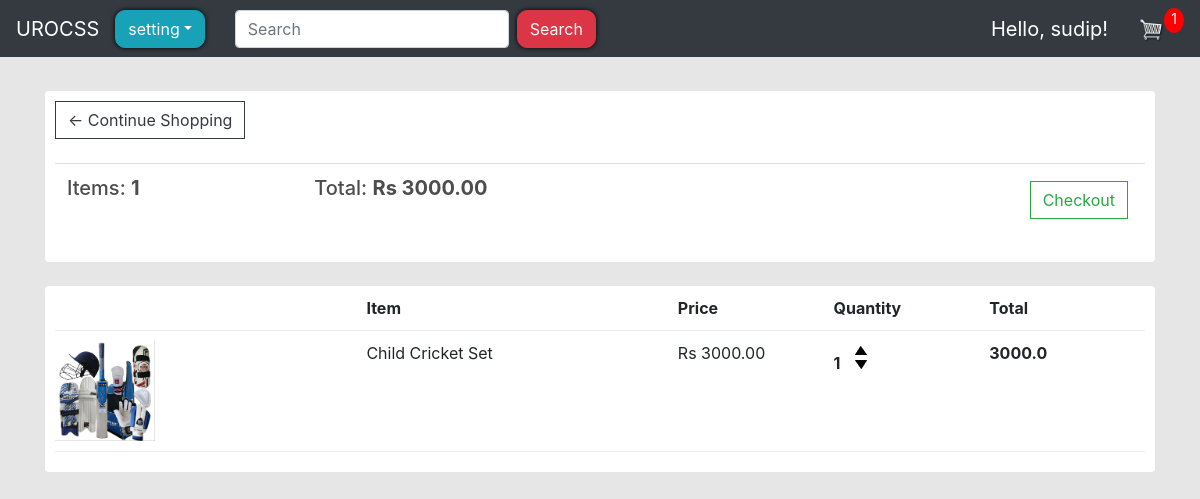
The app's page /cart/ (signed in), older data.
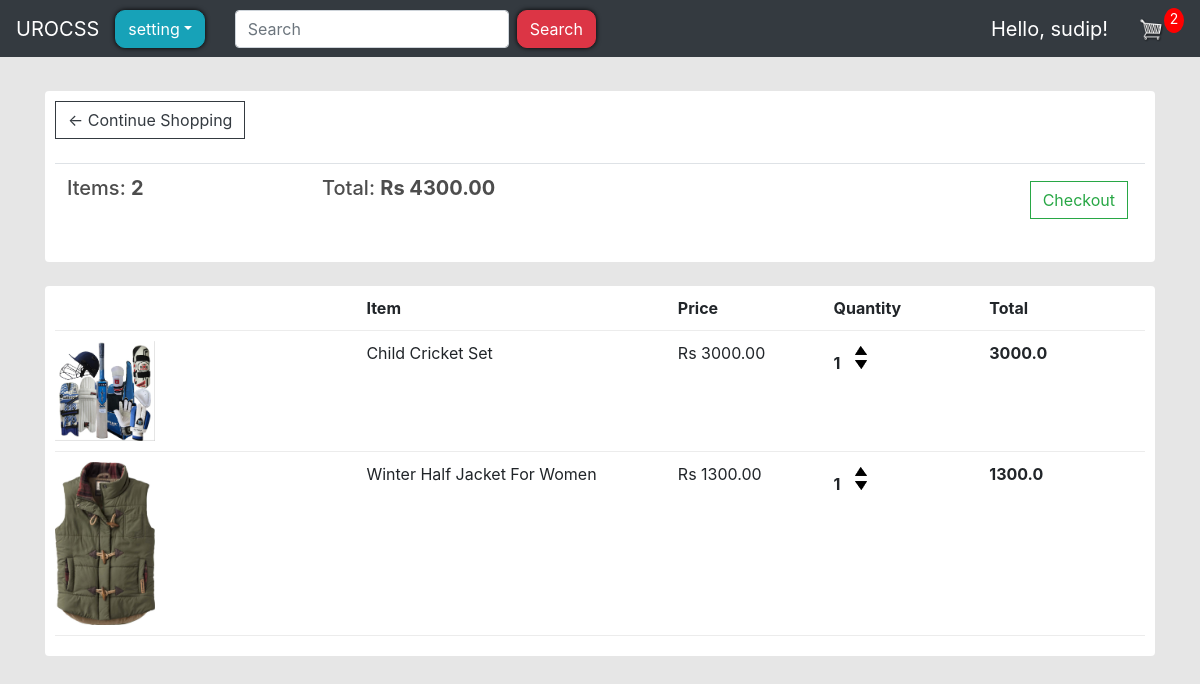
The same page, newer data.
### store/models.py (models this page shows, shortened)
class Order(models.Model):
    customer = models.ForeignKey(User, on_delete=models.SET_NULL, blank=True, null=True)
    date_ordered = models.DateTimeField(auto_now_add=True)
    complete = models.BooleanField(default=False, null=True, blank=False)
    transaction_id = models.CharField(max_length=200, null=True)
    @property
    def get_cart_total(self):
        orderitems = self.orderitem_set.all()
        total = sum([item.get_total for item in orderitems])
        return total
    @property
    def get_cart_items(self):
        orderitems = self.orderitem_set.all()
        total = sum([item.quantity for item in orderitems])
        return total

class OrderItem(models.Model):
    product = models.ForeignKey(
        Product, on_delete=models.SET_NULL, blank=True, null=True
    )
    order = models.ForeignKey(Order, on_delete=models.SET_NULL, blank=True, null=True)
    quantity = models.IntegerField(default=0, null=True, blank=True)
    date_added = models.DateTimeField(auto_now_add=True)
    @property
    def get_total(self):
        total = self.product.price * self.quantity
        return total

class Product(models.Model):
    name = models.CharField(max_length=200)
    price = models.FloatField()
    digital = models.BooleanField(default=False, null=True, blank=True)
    image = models.ImageField(null=True, blank=True)
    image1 = models.ImageField(null=True, blank=True)
    image2 = models.ImageField(null=True, blank=True)
    image3 = models.ImageField(null=True, blank=True)
    seller = models.CharField(max_length=100, null=True)
    distance = models.CharField(max_length=5, null=True)
    stock = models.IntegerField(default=0)
    color = models.CharField(max_length=100, null=True)
    description = models.CharField(max_length=200, null=True)
    size = models.CharField(max_length=100, null=True)
    search_tags = models.CharField(max_length=100, null=True)
    created_at = models.DateTimeField(auto_now_add=True)
    @property
    def imageUrl(self):
        try:
            url = self.image.url
        except:
            url = ""
        return url

### store/views.py (the view)
# urls.py: path("cart/", views.cart, name="cart"),
@login_required(login_url="login")
def cart(request):
    if request.user.is_authenticated:
        order, created = Order.objects.get_or_create(
            customer=request.user, complete=False
        )
        items = order.orderitem_set.all()
        cartItems = order.get_cart_items
    else:
        items = []
        order = {"get_cart_items": 0, "get_cart_total": 0, "shipping": False}
        cartItems = order["get_cart_items"]
    context = {"items": items, "order": order, "cartItems": cartItems}
    return render(request, "store/Cart.html", context)

### store/templates/store/Cart.html
{% extends 'store/Main.html' %}
{% load static %}
{% block content %}
{% block login-logout %}
<div class="collapse navbar-collapse" id="navbarSupportedContent">
    <ul class="navbar-nav mr-auto">
        <li class="nav-item active navbar-brand">
            Hello, {{request.user}}!
        </li>
    </ul>
</div>
{% endblock %}
<div class="row">
    <div class="col-lg-12">
        <div class="box-element">
            <a class="btn btn-outline-dark" href="{% url 'store' %}">&#x2190; Continue Shopping</a>
            <br>
            <br>
            <table class="table">
                <tr>
                    <th>
                        <h5>
                            Items: <strong>{{order.get_cart_items}}</strong>
                        </h5>
                    </th>
                    <th>
                        <h5>
                            Total: <strong>Rs {{order.get_cart_total|floatformat:2}}</strong>
                        </h5>
                    </th>
                    <th>
                        <a style="float: right;margin: 5px;" class="btn btn-outline-success" href="{% url 'checkout'%}">
                            Checkout
                        </a>
                    </th>
                </tr>
            </table>
        </div>
        <br>
        <div class="box-element">
            <div class="cart-row">
                <div style="flex: 2;"></div>
                <div style="flex: 2;"><strong>Item</strong></div>
                <div style="flex: 1;"><strong>Price</strong></div>
                <div style="flex: 1;"><strong>Quantity</strong></div>
                <div style="flex: 1;"><strong>Total</strong></div>
            </div>
            {% for item in items %}
            <div class="cart-row">
                <div style="flex: 2;"><img class="row-image" src="{{item.product.imageUrl}}"></div>
                <div style="flex: 2;">
                    <p>{{item.product.name}}</p>
                </div>
                <div style="flex: 1;">
                    <p>Rs {{item.product.price|floatformat:2}}</p>
                </div>
                <div style="flex: 1;">
                    <p class="quantity">{{item.quantity}}</p>
                    <div class="quantity">
                        <img data-product={{item.product.id}} data-action="add" class="chg-quantity update-cart"
                            src="{% static 'images/arrow-up.png' %}">
                        <img data-product={{item.product.id}} data-action="remove" class="chg-quantity update-cart"
                            src="{% static 'images/arrow-down.png' %}">
                    </div>
                </div>
                <div style="flex: 1;"><strong>{{item.get_total}}</strong></div>
            </div>
            {% endfor %}
        </div>
    </div>
</div>
{% endblock %}

Row changes from the older to the newer data that the page shows:
computed for Order: get_cart_items "1" → "2"; get_cart_total "3000.00" → "4300.00"
added OrderItem: product.imageUrl (picture), product.name "Winter Half Jacket For Women", product.price "1300.00", quantity "1", get_total "1300.0"
Text that changed along with them:
{{ cartItems }}: "1" → "2"
